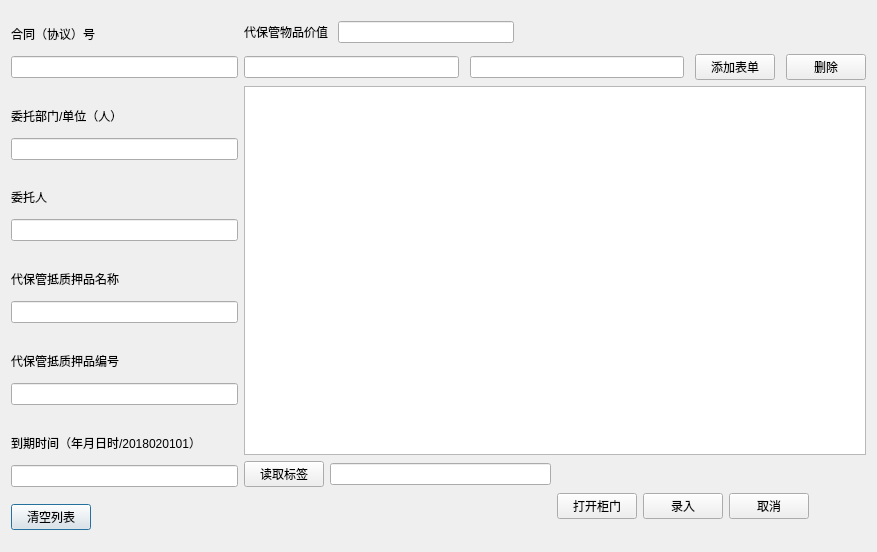
<?xml version="1.0" encoding="UTF-8"?>
<ui version="4.0">
 <class>newdoc</class>
 <widget class="QDialog" name="newdoc">
  <property name="geometry">
   <rect>
    <x>0</x>
    <y>0</y>
    <width>877</width>
    <height>552</height>
   </rect>
  </property>
  <property name="sizePolicy">
   <sizepolicy hsizetype="Expanding" vsizetype="Expanding">
    <horstretch>0</horstretch>
    <verstretch>0</verstretch>
   </sizepolicy>
  </property>
  <property name="windowTitle">
   <string>Dialog</string>
  </property>
  <property name="inputMethodHints">
   <set>Qt::ImhNone</set>
  </property>
  <layout class="QGridLayout" name="gridLayout">
   <item row="1" column="7" colspan="4">
    <spacer name="horizontalSpacer_2">
     <property name="orientation">
      <enum>Qt::Horizontal</enum>
     </property>
     <property name="sizeHint" stdset="0">
      <size>
       <width>309</width>
       <height>22</height>
      </size>
     </property>
    </spacer>
   </item>
   <item row="3" column="0" rowspan="2" colspan="2">
    <widget class="QPushButton" name="pushButton_4">
     <property name="text">
      <string>清空列表</string>
     </property>
    </widget>
   </item>
   <item row="1" column="4" colspan="3">
    <layout class="QHBoxLayout" name="horizontalLayout_3" stretch="0,0">
     <item>
      <widget class="QPushButton" name="pushButton">
       <property name="text">
        <string>读取标签</string>
       </property>
      </widget>
     </item>
     <item>
      <widget class="QLineEdit" name="lineEdit_9"/>
     </item>
    </layout>
   </item>
   <item row="3" column="2" rowspan="2">
    <spacer name="horizontalSpacer_5">
     <property name="orientation">
      <enum>Qt::Horizontal</enum>
     </property>
     <property name="sizeHint" stdset="0">
      <size>
       <width>109</width>
       <height>20</height>
      </size>
     </property>
    </spacer>
   </item>
   <item row="3" column="3" rowspan="2">
    <spacer name="verticalSpacer">
     <property name="orientation">
      <enum>Qt::Vertical</enum>
     </property>
     <property name="sizeHint" stdset="0">
      <size>
       <width>20</width>
       <height>48</height>
      </size>
     </property>
    </spacer>
   </item>
   <item row="3" column="4" rowspan="2" colspan="2">
    <spacer name="horizontalSpacer_4">
     <property name="orientation">
      <enum>Qt::Horizontal</enum>
     </property>
     <property name="sizeHint" stdset="0">
      <size>
       <width>119</width>
       <height>20</height>
      </size>
     </property>
    </spacer>
   </item>
   <item row="3" column="9">
    <widget class="QPushButton" name="pushButton_2">
     <property name="text">
      <string>取消</string>
     </property>
    </widget>
   </item>
   <item row="0" column="4" colspan="7">
    <layout class="QVBoxLayout" name="verticalLayout_8">
     <item>
      <layout class="QVBoxLayout" name="verticalLayout_6">
       <property name="spacing">
        <number>11</number>
       </property>
       <property name="topMargin">
        <number>10</number>
       </property>
       <item>
        <layout class="QHBoxLayout" name="horizontalLayout_2">
         <property name="spacing">
          <number>10</number>
         </property>
         <property name="bottomMargin">
          <number>0</number>
         </property>
         <item>
          <widget class="QLabel" name="label_6">
           <property name="text">
            <string>代保管物品价值</string>
           </property>
          </widget>
         </item>
         <item>
          <widget class="QLineEdit" name="lineEdit_6"/>
         </item>
         <item>
          <spacer name="horizontalSpacer_7">
           <property name="orientation">
            <enum>Qt::Horizontal</enum>
           </property>
           <property name="sizeHint" stdset="0">
            <size>
             <width>40</width>
             <height>20</height>
            </size>
           </property>
          </spacer>
         </item>
         <item>
          <spacer name="horizontalSpacer">
           <property name="orientation">
            <enum>Qt::Horizontal</enum>
           </property>
           <property name="sizeHint" stdset="0">
            <size>
             <width>40</width>
             <height>20</height>
            </size>
           </property>
          </spacer>
         </item>
        </layout>
       </item>
       <item>
        <layout class="QHBoxLayout" name="horizontalLayout">
         <item>
          <widget class="QLineEdit" name="lineEdit_7"/>
         </item>
         <item>
          <widget class="QLineEdit" name="lineEdit_8"/>
         </item>
         <item>
          <widget class="QPushButton" name="pushButton_5">
           <property name="text">
            <string>添加表单</string>
           </property>
          </widget>
         </item>
         <item>
          <widget class="QPushButton" name="pushButton_6">
           <property name="text">
            <string>删除</string>
           </property>
          </widget>
         </item>
        </layout>
       </item>
      </layout>
     </item>
     <item>
      <widget class="QTableView" name="tableView"/>
     </item>
    </layout>
   </item>
   <item row="3" column="8">
    <widget class="QPushButton" name="pushButton_3">
     <property name="text">
      <string>录入</string>
     </property>
    </widget>
   </item>
   <item row="3" column="6">
    <spacer name="horizontalSpacer_3">
     <property name="orientation">
      <enum>Qt::Horizontal</enum>
     </property>
     <property name="sizeHint" stdset="0">
      <size>
       <width>40</width>
       <height>20</height>
      </size>
     </property>
    </spacer>
   </item>
   <item row="0" column="0" rowspan="2" colspan="4">
    <layout class="QVBoxLayout" name="verticalLayout_7">
     <property name="spacing">
      <number>15</number>
     </property>
     <item>
      <layout class="QVBoxLayout" name="verticalLayout_2">
       <property name="spacing">
        <number>0</number>
       </property>
       <item>
        <widget class="QLabel" name="label_2">
         <property name="text">
          <string>合同（协议）号</string>
         </property>
        </widget>
       </item>
       <item>
        <widget class="QLineEdit" name="lineEdit_1"/>
       </item>
      </layout>
     </item>
     <item>
      <layout class="QVBoxLayout" name="verticalLayout_3">
       <property name="spacing">
        <number>0</number>
       </property>
       <property name="bottomMargin">
        <number>0</number>
       </property>
       <item>
        <widget class="QLabel" name="label_3">
         <property name="text">
          <string>委托部门/单位（人）</string>
         </property>
        </widget>
       </item>
       <item>
        <widget class="QLineEdit" name="lineEdit_2"/>
       </item>
      </layout>
     </item>
     <item>
      <layout class="QVBoxLayout" name="verticalLayout_4">
       <property name="spacing">
        <number>0</number>
       </property>
       <item>
        <widget class="QLabel" name="label_4">
         <property name="text">
          <string>委托人</string>
         </property>
        </widget>
       </item>
       <item>
        <widget class="QLineEdit" name="lineEdit_3"/>
       </item>
      </layout>
     </item>
     <item>
      <layout class="QVBoxLayout" name="verticalLayout">
       <property name="spacing">
        <number>0</number>
       </property>
       <item>
        <widget class="QLabel" name="label">
         <property name="text">
          <string>代保管抵质押品名称</string>
         </property>
        </widget>
       </item>
       <item>
        <widget class="QLineEdit" name="lineEdit_4"/>
       </item>
      </layout>
     </item>
     <item>
      <layout class="QVBoxLayout" name="verticalLayout_5">
       <property name="spacing">
        <number>0</number>
       </property>
       <item>
        <widget class="QLabel" name="label_5">
         <property name="text">
          <string>代保管抵质押品编号</string>
         </property>
        </widget>
       </item>
       <item>
        <widget class="QLineEdit" name="lineEdit_5"/>
       </item>
      </layout>
     </item>
     <item>
      <layout class="QVBoxLayout" name="verticalLayout_9">
       <property name="spacing">
        <number>0</number>
       </property>
       <item>
        <widget class="QLabel" name="label_7">
         <property name="text">
          <string>到期时间（年月日时/2018020101）</string>
         </property>
        </widget>
       </item>
       <item>
        <widget class="QLineEdit" name="lineEditrq"/>
       </item>
      </layout>
     </item>
    </layout>
   </item>
   <item row="3" column="7">
    <widget class="QPushButton" name="pushButton_7">
     <property name="text">
      <string>打开柜门</string>
     </property>
    </widget>
   </item>
  </layout>
 </widget>
 <resources/>
 <connections/>
</ui>
